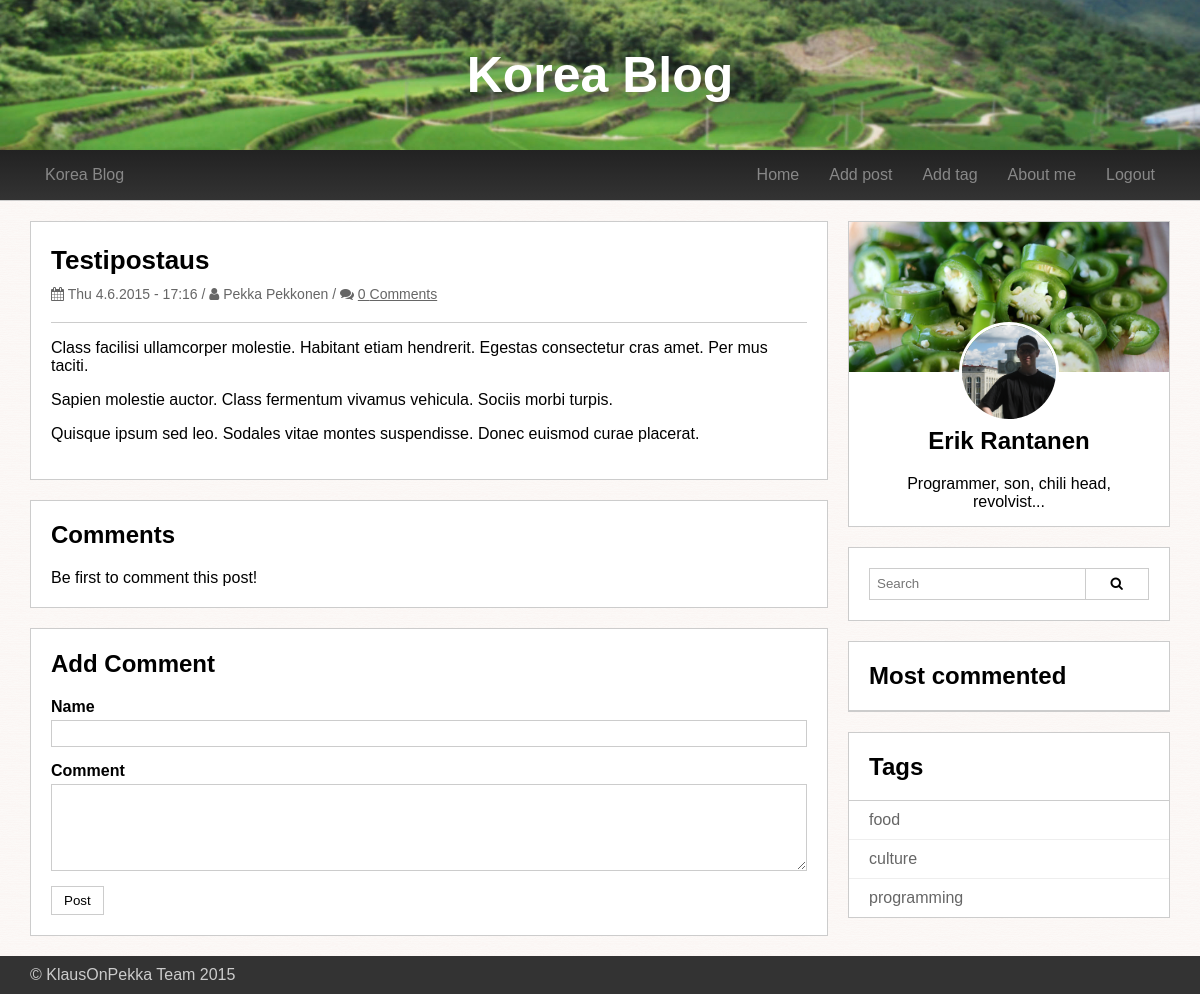
The app's page /post.php?postId=1 (signed in) with its own data.
### tables this page shows
CREATE TABLE post (
	postId int AUTO_INCREMENT,
	author varchar(100) NOT NULL,
	postDatetime datetime DEFAULT current_timestamp,
	title varchar(150) NOT NULL,
	content text NOT NULL,  
	imageLocation varchar(150),
	PRIMARY KEY (postId)
);

CREATE TABLE tag(
	tagId int AUTO_INCREMENT,
	tagName varchar(40),
	PRIMARY KEY (tagId)
);

### post.php (the view, shortened to what this page needs)
<!DOCTYPE html>
<html>
	<head>
		<link rel="stylesheet" href="css/styles.css"/>
		<link rel="stylesheet" href="//maxcdn.bootstrapcdn.com/font-awesome/4.3.0/css/font-awesome.min.css">
	</head>
	<?php
	include_once('database.php');
	include_once('helpers.php');
	$sql = "SELECT * FROM post WHERE postId = :postId";
	$stmt = $handler->prepare($sql);
	$postId = isset($_GET['postId']) && !empty($_GET['postId']) ? (int)$_GET['postId'] : 0;
	$stmt->bindParam(':postId', $postId, PDO::PARAM_INT);
	$stmt->execute();
	$post = $stmt->fetch(PDO::FETCH_OBJ);
	?>
	<?php if(!empty($post)) :?>
	<body class="preload">
		<?php include_once('header.php'); ?>
		<div class="wrapper clearfix">
			<div class="main-content">
				<div class="single-post panel">
					<div class="panel-container">
						<h2><?php echo $post->title; ?></h2>
						<div class="post-meta">
							<?php printMetaInfo($post); ?>
						</div>
						<?php if(!empty($post->imageLocation)) : ?>
							<?php $picture = $post->imageLocation;?>
							<a href="<?php echo $picture; ?>">
								<img class="responsive-image" src="<?php echo $picture;?>">
							</a>
						<?php else : ?>
							<hr>
						<?php endif; ?>
						<?php echo createParagraphs($post->content); ?>
					</div>
				</div>
				<div id="comments" class="panel">
					<div class="panel-container">
						<h2>Comments</h2>
						<?php
						$counter = 0;
						echo $counter < 1 ? 'Be first to comment this post!' : ''; ?>
					</div>
				</div>
				<div id="add-comment" class="panel">
					<div class="panel-container">
						<h2>Add Comment</h2>
						<form action="submit_comment.php" method="post">
							<div class="form-row">
								<label for="comment-author">Name</label>
								<input type="text" id="comment-author" name="commentAuthor" value="<?php echo $_SESSION['fields']['commentAuthor']; ?>">
							</div>
							<div class="form-row">
								<label for="comment-content">Comment</label>
								<textarea id="comment-content" rows="5" name="commentContent"><?php echo $_SESSION['fields']['commentContent']; ?></textarea>
							</div>
							<input type="submit" value="Post" class="button">
						</form>
					</div>
				</div>
			</div>
			<?php include_once('sidebar.php'); ?>
		</div>
		<?php include_once('footer.php'); ?>
		<?php else : ?>
		<?php header('Location: index.php');?>
		<?php endif; ?>
	</body>
</html>

### helpers.php (shortened to what this page needs)
<?php
function formatDate($date) {
	return date('D j.n.Y \- H:i', strtotime($date));
}
function createParagraphs($text) {
	$text = preg_replace('~\r\n?~', "\n", $text);
	$text = '<p>' . str_replace( chr(10) . chr(10), '</p><p>', $text) . '</p>';
	return $text;
}
function commentCount($postId) {
	global $handler;
	$sql = "SELECT COUNT(*) AS commentCount FROM postcomment WHERE postId = :postId";
	$stmt = $handler->prepare($sql);
	$stmt->bindParam('postId', $postId, PDO::PARAM_INT);
	$stmt->execute();
	$count = $stmt->fetch(PDO::FETCH_OBJ)->commentCount;
	return $count;
}
function printMetaInfo($r) {
	echo '<i class="fa fa-calendar"></i>' . ' ';
	echo formatDate($r->postDatetime);
	echo ' / ' . '<i class="fa fa-user"></i>' . ' ';
	echo $r->author;
	echo ' / <i class="fa fa-comments"></i> ';
	echo '<a href="post.php?postId=' . $r->postId . '#comments">';
	echo commentCount($r->postId) . ' Comments';
	echo '</a>';
}
?>

### sidebar.php (shortened to what this page needs)
<?php
include_once('helpers.php');
include_once('database.php');
?>
<aside>
	<div class="bio panel">
		<div class="bio-background">
			<img class="vertical-center" src="img/bio-background.jpg" alt="Bio background">
		</div>
		<div class="bio-face-image">
			<img class="vertical-center" src="img/Erik.jpg" alt="Erik Rantanen">
		</div>
		<div class="panel-container">
			<h2>Erik Rantanen</h2>
			<div class="bio-description">
				Programmer, son, chili head, revolvist...
			</div>
		</div>
	</div>
	<div class="panel">
		<div class="panel-equal-container">
			<form class="clearfix" action="index.php" method="get">
				<input class="search-input" type="text" name="search" placeholder="Search">
				<button class="button search-button" type="submit"><i class="fa fa-search"></i></button>
			</form>
		</div>
	</div>
	<div class="panel">
		<div class="panel-header">
			<h2>Most commented</h2>
		</div>
	</div>
	<?php	$query = $handler->query('SELECT * FROM tag;'); ?>
	<div class="panel">
		<div class="panel-header">
			<h2>Tags</h2>
		</div>
		<?php while($r = $query->fetch(PDO::FETCH_OBJ)) : ?>
		<a href="index.php?tagId=<?php echo $r->tagId; ?>" class="tag"><?php echo $r->tagName; ?></a>
		<?php endwhile; ?>
	</div>
</aside>

### css/styles.css (style rules this page uses)
* { box-sizing: border-box; }
body { font-family: Arial, Helvetica, sans-serif; background-image: url("../img/backgroundtex3.png"); margin: 0; }
.clearfix:after { content: ''; display: block; clear: both; }
.vertical-center { position: relative; top: 50%; transform: translateY(-50%); }
input[type="text"], input[type="password"], .datalist-input, textarea, select { width: 100%; border: 1px solid #ccc; padding: 5px 7px; transition: all 0.2s ease-in-out; }
hr { height: 1px; background: #ccc; border: 0; }
a { color: #666; }
.button { border: 1px solid #ccc; background: #fff; padding: 6px 12px; }
.main-content { float: left; width: 70%; }
aside { float: left; width: 30%; padding-left: 20px; }
.wrapper { max-width: 1170px; margin: 0 auto; padding: 0 15px; }
.form-row { margin-bottom: 15px; }
.form-row input:nth-child(2), .form-row textarea:nth-child(2) { margin-top: 4px; }
.form-row > label { font-weight: bold; }
.form-row:after { content: ''; display: block; clear: both; }
textarea { vertical-align: top; }
.panel { border: #ccc 1px solid; background: #fff; }
.panel-container { padding: 1px 20px 20px; }
.panel-header { padding: 0 20px; border-bottom: 1px solid #ccc; }
.panel + .panel { margin-top: 20px; }
.panel-equal-container { padding: 20px; }
.post-meta { color: #666; font-size: 14px; }
.post h2, .single-post h2 { font-size: 26px; margin-bottom: 10px; }
.post-meta + hr { margin-top: 16px; }
.single-post .post-meta { margin-bottom: 20px; }
.bio-background { height: 150px; overflow: hidden; }
.bio-background img { width: 100%; height: auto; }
.bio { text-align: center; position: relative; }
.bio-face-image { width: 100px; height: 100px; overflow: hidden; border-radius: 50%; position: absolute; left: 50%; margin-left: -50px; top: 100px; border: 3px solid #fff; }
.bio-face-image img { width: auto; height: 100%; }
.bio .panel-container { padding: 35px 20px 15px; }
.tag { padding: 10px 20px; min-height: 31px; display: block; text-decoration: none; }
.tag + .tag { border-top: 1px solid #eee; }
.panel-equal-container .search-input { float: left; border-right: 0; height: 32px; width: 77%; }
.panel-equal-container .search-button { float: left; width: 23%; height: 32px; }

### records on screen
post: title "Testipostaus", postDatetime "Thu 4.6.2015 - 17:16", author "Pekka Pekkonen", content "Class facilisi ullamcorper molestie. Habitant etiam hendrerit. Egestas consectetur cras amet. Per mus taciti. Sapien molestie auctor. Class fermentum vivamus vehicula. Sociis morbi turpis. Quisque ipsum sed leo. Sodales vitae montes suspendisse. Donec euismod curae placerat."
tag: tagName "food"
tag: tagName "culture"
tag: tagName "programming"

### other values on screen
commentCount($r->postId) "0"
